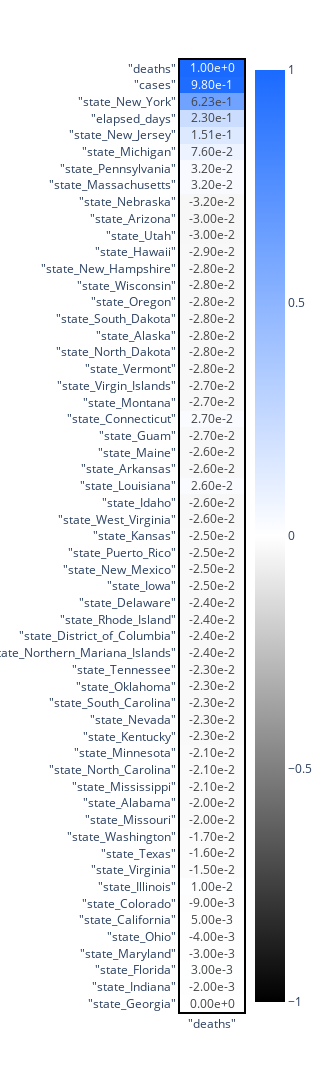

Notebook code cell kept with this figure:
### Markdown cell above
The vDataFrame memorizes all of our operations on the data to dynamically generate the correct SQL statement and passes computation and aggregation to Vertica.

Let's see the correlation between the number of deaths and the other variables.

### Code cell
covid19.corr(focus = "deaths")

### Figure 1 — Plotly figure (JSON) as saved in the notebook; plotly's stock layout.template omitted (floating-point values rounded to 4 significant figures)
{"data": [{"coloraxis": "coloraxis", "hovertemplate": "x: %{x}<br>y: %{y}<br>color: %{z}<extra></extra>", "name": "0", "text": [[1], [0.98], [0.623], [0.23], [0.151], [0.076], [0.032], [0.032], [-0.032], [-0.03], [-0.03], [-0.029], [-0.028], [-0.028], [-0.028], [-0.028], [-0.028], [-0.028], [-0.028], [-0.027], [-0.027], [0.027], [-0.027], [-0.026], [-0.026], [0.026], [-0.026], [-0.026], [-0.025], [-0.025], [-0.025], [-0.025], [-0.024], [-0.024], [-0.024], [-0.024], [-0.023], [-0.023], [-0.023], [-0.023], [-0.023], [-0.021], [-0.021], [-0.021], [-0.02], [-0.02], [-0.017], [-0.016], [-0.015], [0.01], [-0.009], [0.005], [-0.004], [-0.003], [0.003], [-0.002], [0]], "textfont": {"size": 12}, "texttemplate": "%{text:.2e}", "type": "heatmap", "x": ["\"deaths\""], "xaxis": "x", "y": ["\"deaths\"", "\"cases\"", "\"state_New_York\"", "\"elapsed_days\"", "\"state_New_Jersey\"", "\"state_Michigan\"", "\"state_Pennsylvania\"", "\"state_Massachusetts\"", "\"state_Nebraska\"", "\"state_Arizona\"", "\"state_Utah\"", "\"state_Hawaii\"", "\"state_New_Hampshire\"", "\"state_Wisconsin\"", "\"state_Oregon\"", "\"state_South_Dakota\"", "\"state_Alaska\"", "\"state_North_Dakota\"", "\"state_Vermont\"", "\"state_Virgin_Islands\"", "\"state_Montana\"", "\"state_Connecticut\"", "\"state_Guam\"", "\"state_Maine\"", "\"state_Arkansas\"", "\"state_Louisiana\"", "\"state_Idaho\"", "\"state_West_Virginia\"", "\"state_Kansas\"", "\"state_Puerto_Rico\"", "\"state_New_Mexico\"", "\"state_Iowa\"", "\"state_Delaware\"", "\"state_Rhode_Island\"", "\"state_District_of_Columbia\"", "\"state_Northern_Mariana_Islands\"", "\"state_Tennessee\"", "\"state_Oklahoma\"", "\"state_South_Carolina\"", "\"state_Nevada\"", "\"state_Kentucky\"", "\"state_Minnesota\"", "\"state_North_Carolina\"", "\"state_Mississippi\"", "\"state_Alabama\"", "\"state_Missouri\"", "\"state_Washington\"", "\"state_Texas\"", "\"state_Virginia\"", "\"state_Illinois\"", "\"state_Colorado\"", "\"state_California\"", "\"state_Ohio\"", "\"state_Maryland\"", "\"state_Florida\"", "\"state_Indiana\"", "\"state_Georgia\""], "yaxis": "y", "z": [[1], [0.98], [0.623], [0.23], [0.151], [0.076], [0.032], [0.032], [-0.032], [-0.03], [-0.03], [-0.029], [-0.028], [-0.028], [-0.028], [-0.028], [-0.028], [-0.028], [-0.028], [-0.027], [-0.027], [0.027], [-0.027], [-0.026], [-0.026], [0.026], [-0.026], [-0.026], [-0.025], [-0.025], [-0.025], [-0.025], [-0.024], [-0.024], [-0.024], [-0.024], [-0.023], [-0.023], [-0.023], [-0.023], [-0.023], [-0.021], [-0.021], [-0.021], [-0.02], [-0.02], [-0.017], [-0.016], [-0.015], [0.01], [-0.009], [0.005], [-0.004], [-0.003], [0.003], [-0.002], [0]]}], "layout": {"coloraxis": {"cmid": 0, "colorscale": [[0, "#000000"], [0.5, "white"], [1, "#1A6AFF"]]}, "height": 3000, "margin": {"t": 60}, "width": 250, "xaxis": {"anchor": "y", "automargin": true, "domain": [0, 1], "linecolor": "black", "linewidth": 2, "mirror": true, "showline": true, "type": "category", "zeroline": false}, "yaxis": {"anchor": "x", "automargin": true, "autorange": "reversed", "domain": [0, 1], "linecolor": "black", "linewidth": 2, "mirror": true, "showline": true, "type": "category", "zeroline": false}}}
